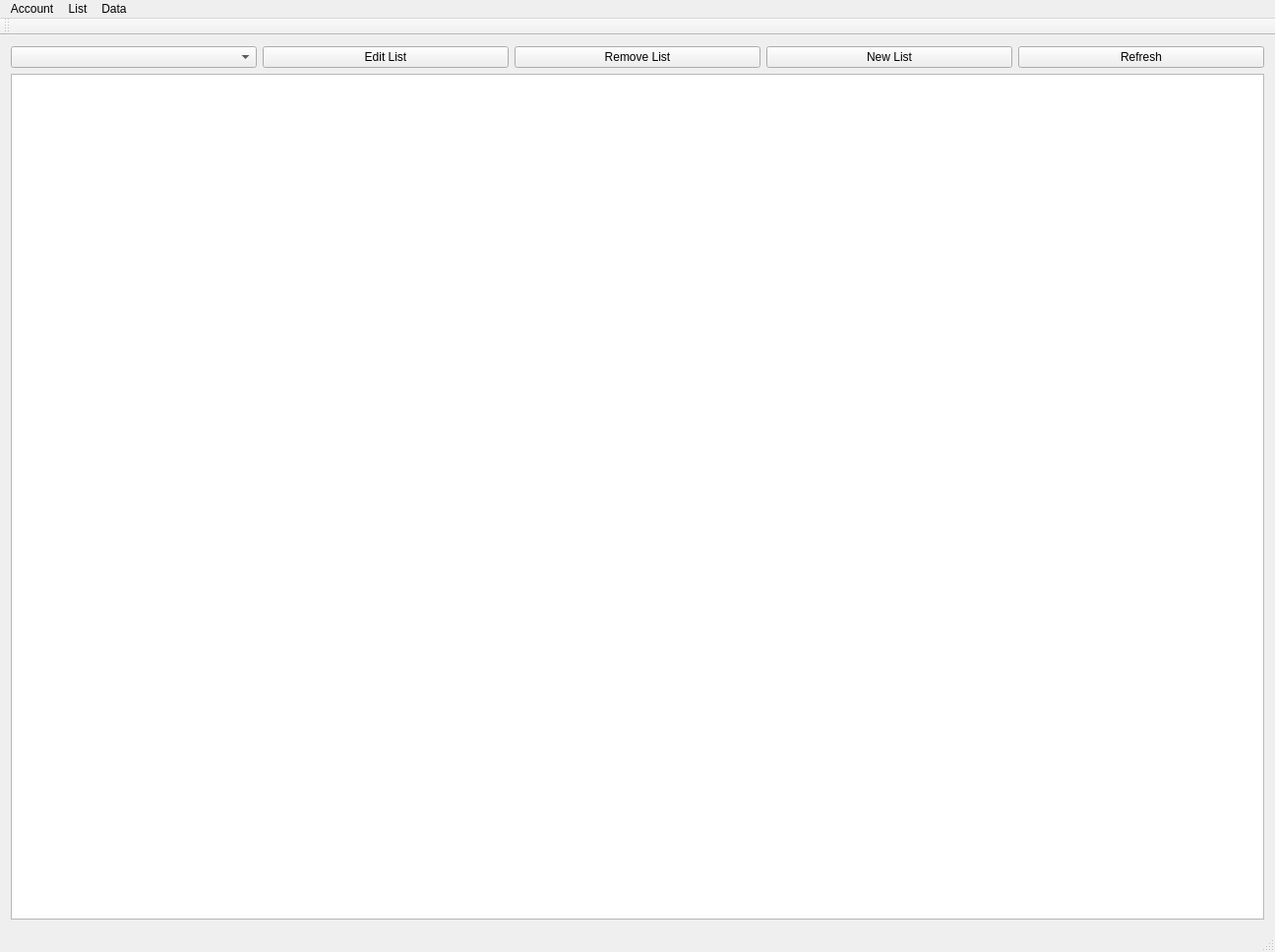
<?xml version="1.0" encoding="UTF-8"?>
<ui version="4.0">
 <class>stockportfolioapp</class>
 <widget class="QMainWindow" name="stockportfolioapp">
  <property name="geometry">
   <rect>
    <x>0</x>
    <y>0</y>
    <width>1296</width>
    <height>968</height>
   </rect>
  </property>
  <property name="windowTitle">
   <string>Stock Portfolio Manager</string>
  </property>
  <widget class="QWidget" name="centralWidget">
   <layout class="QGridLayout" name="gridLayout">
    <item row="0" column="0">
     <widget class="QComboBox" name="stockListBox"/>
    </item>
    <item row="0" column="1">
     <widget class="QPushButton" name="editListButton">
      <property name="text">
       <string>Edit List</string>
      </property>
     </widget>
    </item>
    <item row="0" column="4">
     <widget class="QPushButton" name="refreshButton">
      <property name="text">
       <string>Refresh</string>
      </property>
     </widget>
    </item>
    <item row="0" column="3">
     <widget class="QPushButton" name="newListButton">
      <property name="text">
       <string>New List</string>
      </property>
     </widget>
    </item>
    <item row="0" column="2">
     <widget class="QPushButton" name="removeListButton">
      <property name="text">
       <string>Remove List</string>
      </property>
     </widget>
    </item>
    <item row="1" column="0" colspan="5">
     <widget class="QTableView" name="stockTableView">
      <property name="alternatingRowColors">
       <bool>true</bool>
      </property>
      <property name="selectionMode">
       <enum>QAbstractItemView::SingleSelection</enum>
      </property>
      <property name="selectionBehavior">
       <enum>QAbstractItemView::SelectRows</enum>
      </property>
      <property name="showGrid">
       <bool>false</bool>
      </property>
     </widget>
    </item>
   </layout>
  </widget>
  <widget class="QMenuBar" name="menuBar">
   <property name="geometry">
    <rect>
     <x>0</x>
     <y>0</y>
     <width>1296</width>
     <height>17</height>
    </rect>
   </property>
   <widget class="QMenu" name="menuOptions">
    <property name="title">
     <string>Account</string>
    </property>
    <addaction name="separator"/>
    <addaction name="separator"/>
    <addaction name="actionLogin"/>
    <addaction name="separator"/>
    <addaction name="actionLogout"/>
    <addaction name="actionClose_Application"/>
   </widget>
   <widget class="QMenu" name="menuList">
    <property name="title">
     <string>List</string>
    </property>
    <addaction name="actionEdit"/>
    <addaction name="actionRemove"/>
    <addaction name="actionNew"/>
   </widget>
   <widget class="QMenu" name="menuData">
    <property name="title">
     <string>Data</string>
    </property>
    <addaction name="actionRefresh"/>
   </widget>
   <addaction name="menuOptions"/>
   <addaction name="menuList"/>
   <addaction name="menuData"/>
  </widget>
  <widget class="QToolBar" name="mainToolBar">
   <attribute name="toolBarArea">
    <enum>TopToolBarArea</enum>
   </attribute>
   <attribute name="toolBarBreak">
    <bool>false</bool>
   </attribute>
  </widget>
  <widget class="QStatusBar" name="statusBar"/>
  <action name="actionLogin">
   <property name="text">
    <string>Login</string>
   </property>
  </action>
  <action name="actionLogout">
   <property name="text">
    <string>Logout</string>
   </property>
  </action>
  <action name="actionClose_Application">
   <property name="text">
    <string>Close Application</string>
   </property>
  </action>
  <action name="actionEdit">
   <property name="text">
    <string>Edit</string>
   </property>
  </action>
  <action name="actionRemove">
   <property name="text">
    <string>Remove</string>
   </property>
  </action>
  <action name="actionNew">
   <property name="text">
    <string>New</string>
   </property>
  </action>
  <action name="actionRefresh">
   <property name="text">
    <string>Refresh</string>
   </property>
  </action>
 </widget>
 <layoutdefault spacing="6" margin="11"/>
 <resources/>
 <connections/>
</ui>
